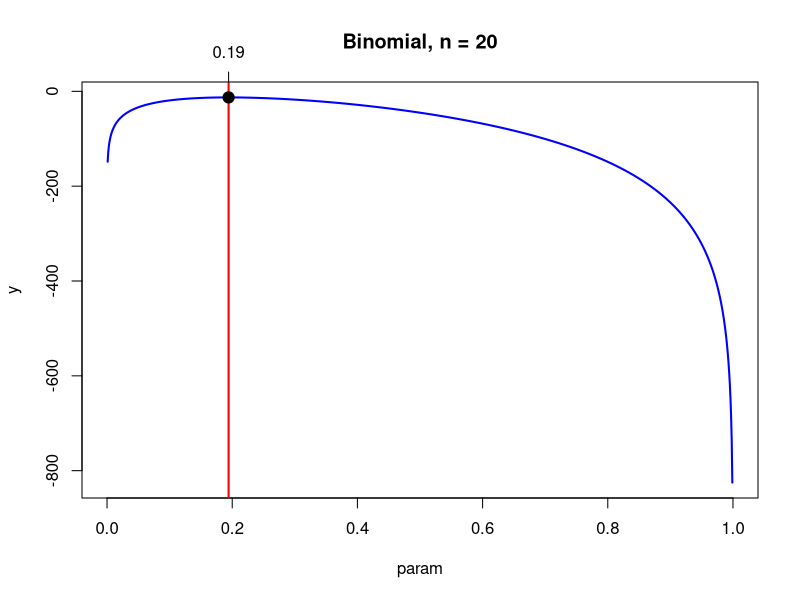

The R source for this figure:
## ---- chunk 1
knitr::opts_chunk$set(echo = TRUE)
## ---- chunk 2
getwd()
## ---- chunk 3
mymaxlik=function(lfun,x,param,...){
# how many param values are there?
np=length(param)
# outer -- notice the order, x then param
# this produces a matrix – try outer(1:4,5:10,function(x,y) paste(x,y,sep=" "))   to understand
z=outer(x,param,lfun) # A 
# z is a matrix where each x,param is replaced with the function evaluated at those values
y=apply(z,2,sum)

# y is a vector made up of the column sums
# Each y is the log lik for a new parameter value
plot(param,y,col="Blue",type="l",lwd=2,...)
# which gives the index for the value of y >= max.
# there could be a max between two values of the parameter, therefore 2 indices
# the first max will take the larger indice
i=max(which(y==max(y))) # B
abline(v=param[i],lwd=2,col="Red")

# plots a nice point where the max lik is
points(param[i],y[i],pch=19,cex=1.5,col="Black")
axis(3,param[i],round(param[i],2))
#check slopes. If it is a max the slope should change sign from + to 
# We should get three + and two -vs
ifelse(i-3>=1 & i+2<=np, slope<-(y[(i-2):(i+2)]-y[(i-3):(i+1)])/(param[(i-2):(i+2)]-param[(i-3):(i+1)]),slope<-"NA")
return(list(i=i,parami=param[i],yi=y[i],slope=slope))
}

## ---- chunk 4
#dbinom(x = y1,size = 20,prob = p)*dbinom(x = y2,size = 20,prob = p)*dbinom(x = y3,size = 20,prob = p)*dbinom(x = y4,size = 20,prob = p)*dbinom(x = y5,size = 20,prob = p)*dbinom(x = y6,size = 20,prob = p)*dbinom(x = y7,size = 20,prob = p)*dbinom(x = y8,size = 20,prob = p)
## ---- chunk 5
logbin=function(x,param) log(dbinom(x,prob=param,size=20))
y = c(3,3,4,3,4,5,5,4)
mymaxlik(lfun = logbin,x = y,param=seq(0,1,length=1000), main = "Binomial, n = 20")
